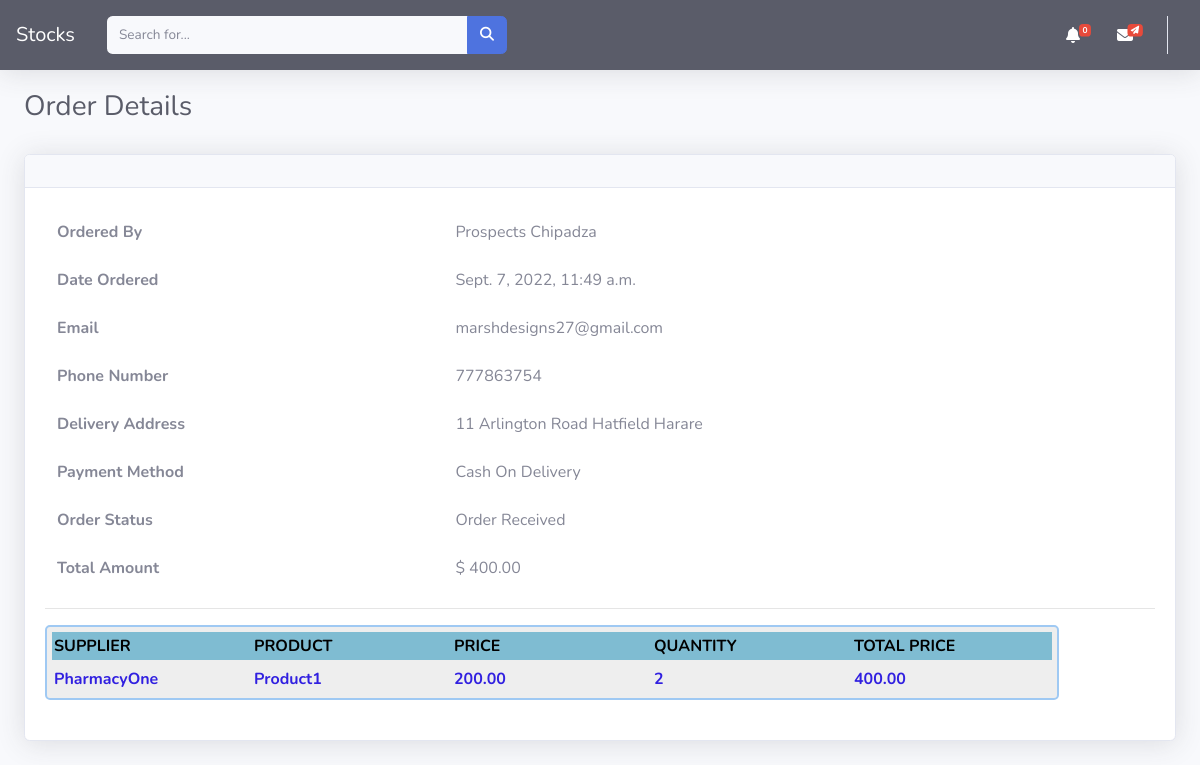
Screenshot of /customer-order-details/52/ with the database file from the repository.
### dashboard/models.py (models this page shows, shortened)
class Order(models.Model):
    user = models.ForeignKey(Customer, on_delete=models.CASCADE, null=True, blank=True)
    first_name =models.CharField(max_length=255,null=True,blank=True)
    last_name = models.CharField(max_length=255,blank=True, null=True)
    email = models.EmailField(max_length=255,null=True, blank=True)
    phone = models.CharField(max_length=255,blank=True, null=True)
    address = models.CharField(max_length=255,null=True,blank=True)
    paid_amount = models.DecimalField(null=True,blank=True,max_digits=50,decimal_places=2)
    created_at = models.DateTimeField(auto_now_add=True, null=True,blank=True)
    vendors = models.ManyToManyField(Vendor, related_name="orders", null=True, blank=True)
    payment_method = models.CharField(
        max_length=200, choices=METHOD, default="Cash On Delivery")
    order_status = models.CharField(max_length=50, choices=ORDER_STATUS, null=True,blank=True, default='Order Received')
    class Meta:
        ordering = ['-created_at']

class OrderItem(models.Model):
    order = models.ForeignKey(Order, related_name="items", on_delete=models.CASCADE,null=True,blank=True)
    product = models.ForeignKey(Product, related_name="items", on_delete=models.CASCADE,null=True,blank=True)
    vendor = models.ForeignKey(Vendor, related_name="items", on_delete=models.CASCADE)
    user = models.ForeignKey(Customer, related_name="items", on_delete=models.CASCADE,null=True,blank=True)
    vendor_paid = models.BooleanField(default=False)
    price = models.DecimalField(max_digits=50, decimal_places=2)
    quantity = models.IntegerField(default=1)
    def get_total_price(self):
        return self.price * self.quantity

class Product(models.Model):
    vendor = models.ForeignKey(Vendor, related_name="products", on_delete=models.CASCADE,null=True,blank=True)
    title = models.CharField(max_length=255,null=True, blank=True)
    slug = models.SlugField(max_length=55)
    description = models.TextField(blank=True, null=True)
    price = models.DecimalField(max_digits=50, decimal_places=2)
    added_date = models.DateTimeField(auto_now_add=True)
    category = models.CharField(choices=CATEGORY_CHOICES, max_length=255,null=True, blank=True)
    pack_size = models.CharField(max_length=255,null=True,blank=True)
    quantity = models.PositiveIntegerField(default=1)
    expiry_date = models.DateField(blank=True,null=True, help_text='date in format yyyy-mm-dd')
    class Meta:
        ordering = ['-added_date']

### dashboard/views.py (the view)
# urls.py: path('customer-order-details/<int:pk>/',CustomerOrderDetails.as_view(), name='customer-order-details'),
class CustomerOrderDetails(DetailView):
    template_name= 'skeleton/customer_order_detail.html'
    model = Order
    context_object_name = 'details'
    def get_context_data(self, **kwargs):
        context = super().get_context_data(**kwargs)
        context["status"] = ORDER_STATUS
        return context

### dashboard/context_processors.py (called while the page is built)
def notifications(request):
    allnotifications = BroadcastNotification.objects.all()
    return {'notifications': allnotifications}

def cart(request):
    return {'cart': Cart(request)}

### templates/skeleton/customer_order_detail.html (shortened to what this page needs)
{% extends 'body/base.html' %}
{% block content %}
<div class="container-fluid">
    <div class="d-sm-flex align-items-center justify-content-between mb-4">
        <h1 class="h3 mb-0 text-gray-800" style='margin-top:20px;'>Order Details</h1>
    </div>
    <div class="card shadow mb-4" style='margin-top:30px;'>
        <div class="card-header py-3">
        </div>
        <div class="card-body">
            <div class='table-responsive'>
                    <table class="table bg-white table-borderless">
                        <tbody>
                            <tr>
                                <th scope="row">Ordered By</th>
                                <td>{{details.first_name}} {{details.last_name }}</td>
                            </tr>
                            <tr>
                                <th scope="row">Date Ordered</th>
                                <td>{{details.created_at }}</td>
                            </tr>
                            <tr>
                                <th scope="row">Email</th>
                                <td>{{details.email }}</td>
                            </tr>
                            <tr>
                                <th scope="row">Phone Number</th>
                                <td>{{details.phone }}</td>
                            </tr>
                            <tr>
                                <th scope="row">Delivery Address</th>
                                <td>{{details.address }}</td>
                            </tr>
                            <tr>
                                <th scope="row">Payment Method</th>
                                <td>{{details.payment_method }}</td>
                            </tr>
                            <tr>
                                <th scope="row">Order Status</th>
                                <td>{{details.order_status }}</td>
                            </tr>
                            <tr>
                                <th scope="row">Total Amount</th>
                                <td>$ {{details.paid_amount }}</td>
                            </tr>
                        </tbody>
                    </table>
                    <hr />
                    <div class="div-table">
                        <div class="div-table-row">
                            <div class="div-table-col edit">Supplier</div>
                           <div class="div-table-col edit">Product</div>
                           <div  class="div-table-col edit">Price</div>
                           <div  class="div-table-col edit">Quantity</div>
                           <div  class="div-table-col edit">Total Price</div>
                        </div>
                        {% for item in details.items.all %}
                        {% if item.customer == request.user.customer %}
                       <div class="div-table-row">
                        <div class="div-table-col edit2">{{ item.product.vendor }}</div>
                        <div class="div-table-col edit2">{{ item.product.title }}</div>
                        <div class="div-table-col edit2">{{ item.product.price }}</div>
                        <div class="div-table-col edit2">{{ item.quantity }}</div>
                        <div class="div-table-col edit2">{{ item.get_total_price }}</div>
                       </div>
                       {% endif %}
                       {% endfor %}
                    </div>
            </div>
        </div>
    </div>
</div>
{% endblock  %}

### templates/skeleton/customer_order_detail.html (style rules this page uses)
.div-table { display: table; border-radius: 5px; width: auto; background-color: #eee; border: 2px solid #9FC9F3; border-spacing: 5px; }
.div-table-row { display: table-row; width: auto; clear: both; }
.div-table-col { float: left; display: table-column; width: 200px; background-color: #ccc; }
.edit { font-weight:bold; text-transform: uppercase; background-color:#7FBCD2; padding: 2px; color:black; }
.edit2 { background-color:transparent; color:#3120E0; font-weight:bold; padding: 2px; }

### rows the page displays
Order: first_name "Prospects", last_name "Chipadza", created_at "Sept. 7, 2022, 11:49 a.m.", email "marshdesigns27@gmail.com", phone "777863754", address "11 Arlington Road Hatfield Harare", payment_method "Cash On Delivery", order_status "Order Received", paid_amount "400.00"
OrderItem: product.vendor "PharmacyOne", product "Product1", product.price "200.00", quantity "2", get_total_price "400.00"
